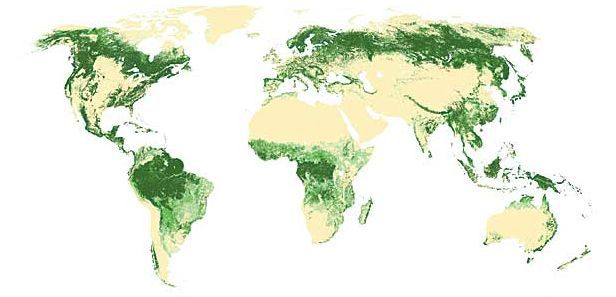
#> input picture server/maps/world/img.jpg, 616 x 297 px, found by its file name; its folder holds only this picture in this run
$ python mapGenerator.py
#> lines starting #> are read from the running program, lines starting #| are printed output that depends on the picture; after the words box and inside, x2 and y2 are one past the last pixel; in counts of white or black regions, pixels touching at a corner belong together
import cv2
import numpy as np
import os
import shutil
import json

# [13 lines left out: function clear_folder, not called in this run]

def edge_aware_erosion(image, iteration, erosion_value=0, max_neighbors=6):
    if iteration == 0:
        return image

    mask = (image > 0).astype(np.uint8)

    # Find pixels adjacent to zero pixels (edge pixels)
    zero_neighbors = cv2.dilate((image == 0).astype(np.uint8), np.ones((3, 3), np.uint8), iterations=1)
    edge_mask = np.logical_and(mask == 1, zero_neighbors == 1)

    # Count non-zero neighbors for each pixel (including self)
    kernel = np.ones((3, 3), dtype=np.uint8)
    neighbor_count = cv2.filter2D(mask, -1, kernel)
    neighbor_count -= mask  # subtract self count to get neighbors only

    # Select edge pixels with ≤ max_neighbors non-zero neighbors
    to_erode = np.logical_and(edge_mask, neighbor_count <= max_neighbors)

    eroded_image = image.copy()
    eroded_image[to_erode] = erosion_value

    return edge_aware_erosion(eroded_image, iteration - 1, erosion_value, max_neighbors)


def processImage(image_path, n, erosion_iterations=3):
    # Read image and convert to grayscale
#> called with image_path = 'maps/world/img.jpg', n = 200, erosion_iterations = 3
    img = cv2.imread(image_path)
#> img is the input picture: shape (297, 616, 3); mean B, G, R 222.2, 237.6, 232.2
    gray = cv2.cvtColor(img, cv2.COLOR_BGR2GRAY).astype(np.int32)

    # Invert grayscale (bright areas become dark and vice versa)
    gray = 255 - gray
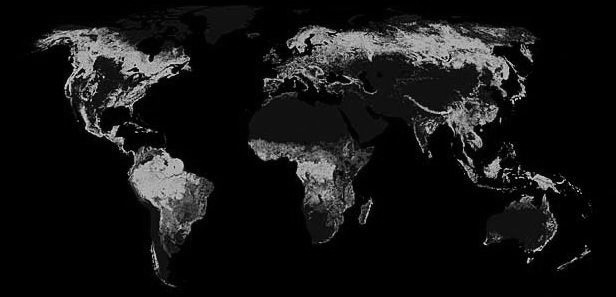
#> gray: shape (297, 616) int32; min 0, max 240, mean 20.7

    # Shift min non-zero value to 0 (keep 0 as background)
    non_zero = gray[gray > 0]
    if non_zero.size > 0:
        min_val = non_zero.min()
#> min_val = 1
        gray = np.where(gray > 0, gray - min_val, 0)
    gray = gray/np.max(gray)*255

    # Convert to uint8 for morphological operations
    gray = gray.astype(np.uint8)

    # Apply morphological erosion (corrosion)
    #kernel = np.ones((erosion_kernel_size, erosion_kernel_size), np.uint8)
    eroded = edge_aware_erosion(gray, erosion_iterations)
#> in edge_aware_erosion, `mask = (image > 0).astype(np.uint8)`:
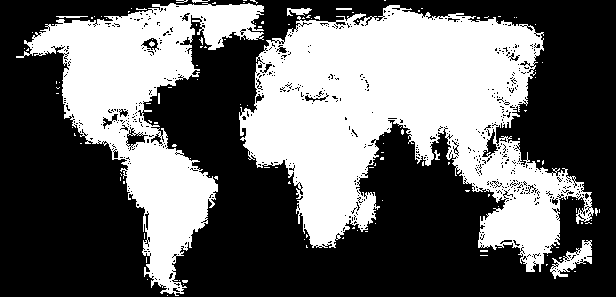
#> mask: shape (297, 616); values 0 (black) and 1 (white), 40.4% white; 130 white regions (119 under 20 px), largest, box (x1, y1, x2, y2) and area: (239, 5, 594, 272) 48189, (16, 3, 264, 296) 24296, (550, 240, 592, 279) 610
#> in edge_aware_erosion, `zero_neighbors = cv2.dilate((image == 0).astype(np.uint8), np.ones((3,..`: zero_neighbors: shape (297, 616); values 0 (black) and 1 (white), 67.4% white; 147 black regions (137 under 20 px), largest, box (x1, y1, x2, y2) and area: (240, 6, 572, 255) 38872, (31, 4, 263, 293) 19464, (357, 196, 375, 227) 296
#> in edge_aware_erosion, `edge_mask = np.logical_and(mask == 1, zero_neighbors == 1)`: edge_mask: shape (297, 616) bool; 7.8% white in thin lines or dots
#> in edge_aware_erosion, `to_erode = np.logical_and(edge_mask, neighbor_count <= max_neighbors)`: to_erode: shape (297, 616) bool; 5.6% white in thin lines or dots
#> in edge_aware_erosion, `eroded_image[to_erode] = erosion_value`: eroded_image: shape (297, 616); min 0, max 255, mean 21.2
#> in edge_aware_erosion (call 2), `mask = (image > 0).astype(np.uint8)`: mask: shape (297, 616); values 0 (black) and 1 (white), 34.8% white; 130 white regions (121 under 20 px), largest, box (x1, y1, x2, y2) and area: (240, 6, 580, 271) 41561, (28, 4, 263, 293) 20805, (356, 195, 375, 229) 359
#> in edge_aware_erosion (call 2), `zero_neighbors = cv2.dilate((image == 0).astype(np.uint8), np.ones((3,..`: zero_neighbors: shape (297, 616); values 0 (black) and 1 (white), 69.5% white; 45 black regions (36 under 20 px), largest, box (x1, y1, x2, y2) and area: (242, 11, 568, 254) 37051, (33, 5, 262, 287) 18124, (358, 196, 374, 226) 245
#> in edge_aware_erosion (call 2), `edge_mask = np.logical_and(mask == 1, zero_neighbors == 1)`: edge_mask: shape (297, 616) bool; 4.3% white in thin lines or dots
#> in edge_aware_erosion (call 2), `to_erode = np.logical_and(edge_mask, neighbor_count <= max_neighbors)`: to_erode: shape (297, 616) bool; 3.3% white in thin lines or dots
#> in edge_aware_erosion (call 2), `eroded_image[to_erode] = erosion_value`: eroded_image: shape (297, 616); min 0, max 255, mean 20.8
#> call 3 of edge_aware_erosion, with iteration = 1, erosion_value = 0, max_neighbors = 6
#> in edge_aware_erosion (call 3), `mask = (image > 0).astype(np.uint8)`: mask: shape (297, 616); values 0 (black) and 1 (white), 31.6% white; 48 white regions (39 under 20 px), largest, box (x1, y1, x2, y2) and area: (242, 11, 569, 254) 38219, (29, 5, 262, 288) 18801, (358, 196, 374, 226) 273
#> in edge_aware_erosion (call 3), `zero_neighbors = cv2.dilate((image == 0).astype(np.uint8), np.ones((3,..`: zero_neighbors: shape (297, 616); values 0 (black) and 1 (white), 71.7% white; 18 black regions (13 under 20 px), largest, box (x1, y1, x2, y2) and area: (243, 13, 561, 252) 34853, (34, 6, 256, 286) 16635, (359, 197, 373, 225) 181, (509, 150, 517, 158) 38, (581, 247, 589, 256) 33
#> in edge_aware_erosion (call 3), `edge_mask = np.logical_and(mask == 1, zero_neighbors == 1)`: edge_mask: shape (297, 616) bool; 3.3% white in thin lines or dots, all inside (x1, y1, x2, y2) = (29, 5, 590, 292)
#> in edge_aware_erosion (call 3), `eroded_image[to_erode] = erosion_value`:
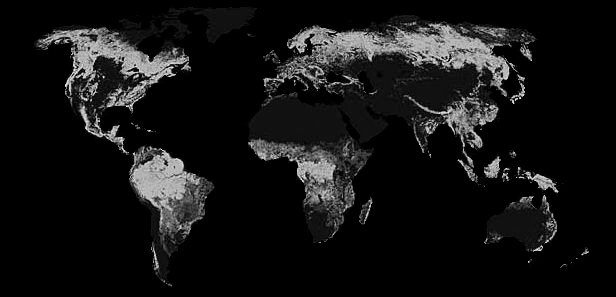
#> eroded_image: shape (297, 616); min 0, max 255, mean 20.3
    #eroded = cv2.erode(gray, kernel, iterations=erosion_iterations)

    # Resize after erosion (preserve outline shape better)
    aspect_ratio = img.shape[1] / img.shape[0]
#> aspect_ratio = 2.07
    new_width = int(aspect_ratio * n)
#> new_width = 414
    resized = cv2.resize(eroded, (new_width, n), interpolation=cv2.INTER_AREA)
    _, binary = cv2.threshold(resized, 1, 1, cv2.THRESH_BINARY)
#> binary: shape (200, 414); values 0 (black) and 1 (white), 30.5% white; 16 white regions (10 under 20 px), largest, box (x1, y1, x2, y2) and area: (166, 9, 379, 171) 16821, (22, 4, 173, 194) 8147, (241, 132, 251, 152) 112, (88, 82, 105, 90) 41, (342, 101, 348, 107) 30, (390, 166, 396, 173) 27

    resized = resized.astype(np.int32)
    resized[resized == 0] = -1

    return resized, binary, eroded


# [42 lines left out: function savejs, not called in this run]

def savejson(map, binary, output_file, min_size):
    # Label connected components
#> called with output_file = 'maps/world/continents.json', min_size = 20
    num_labels, labels = cv2.connectedComponents(binary.astype(np.uint8))
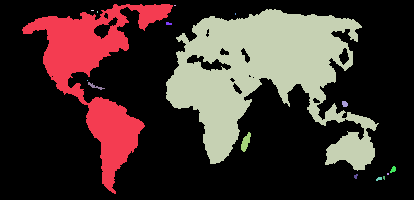
#> labels: shape (200, 414) int32; 17 distinct labels, from 0 to 16; one colour per label, 0 black
#> num_labels = 17
    print(f"Found {num_labels - 1} total components.")
#| Found 16 total components.

    cleaned_grayscale = np.zeros_like(map, dtype=np.uint8)
    continents = []

    continent_index = 1
    for i in range(1, num_labels):  # skip background label 0
        mask = (labels == i)
        pixel_count = np.sum(mask)

        if pixel_count < min_size:
            continue

        # Extract grayscale values for this continent
        component = np.where(mask, map, -1)
        cleaned_grayscale = np.where(mask, map, cleaned_grayscale)

        continents.append({
            "id": f"{continent_index}",
            "size": int(pixel_count),
            "kernel": component.tolist()  # Convert NumPy array to nested list
        })

        continent_index += 1
#> this loop made 16 passes
#> pixel_count on passes 1 to 12: 8147, 2, 16821, 3, 2, 2, 15, 1, 41, 30, 112, 27
#> pass 1, in savejson, `mask = (labels == i)`:
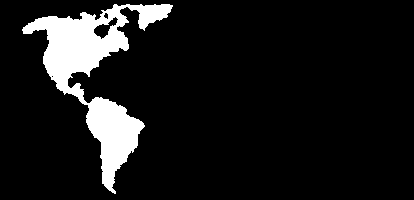
#> mask: shape (200, 414) bool; 9.8% white; 1 white region, box (x1, y1, x2, y2) and area: (22, 4, 173, 194) 8147
#> pass 1, in savejson, `cleaned_grayscale = np.where(mask, map, cleaned_grayscale)`:
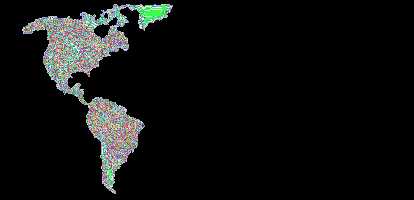
#> cleaned_grayscale: shape (200, 414) int32; 209 distinct labels, from 0 to 211; one colour per label, 0 black
#> after the loop:
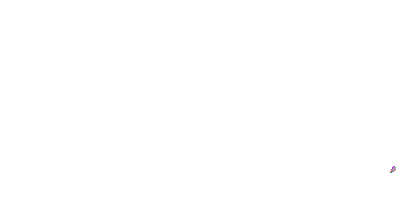
#> component: shape (200, 414) int32; 22 distinct labels, from -1 to 154; one colour per label, 0 black, -1 white
#> after the loop: mask: shape (200, 414) bool; 0.01% white in thin lines or dots, all inside (x1, y1, x2, y2) = (383, 176, 385, 180)
#> after the loop, continent_index = 7; continents = 6 items

    # Write all continents to one JSON file
    with open(output_file, 'w') as f:
        json.dump(continents, f, indent=2)

    print(f"Saved {continent_index - 1} continents to {output_file}")
#| Saved 6 continents to maps/world/continents.json
    return cleaned_grayscale

paths = {
    "maps/world/": 3,
    "maps/japan/": 5,
    "maps/northAmerica/": 5,
    "maps/indonesia/": 5,
    "maps/shikoku/": 5,
    "maps/tam_bold/": 5,
    "maps/dylan_bold/": 5
}
n = 200
min_continent_size = n/10

for path, eP in paths.items():
    map, binary, eroded = processImage(path+"img.jpg", n, eP)
    # map = savejs(map, binary, path+"continents.js", min_continent_size) //deleted
    map = savejson(map, binary, path+"continents.json", min_continent_size)
    cv2.imwrite(path+"img_p.jpg", map)
    cv2.imwrite(path+"img_b.jpg", binary*255)
    cv2.imwrite(path+"img_e.jpg", eroded)
#> pass 2 of the loop `for path, eP in paths.items():`:
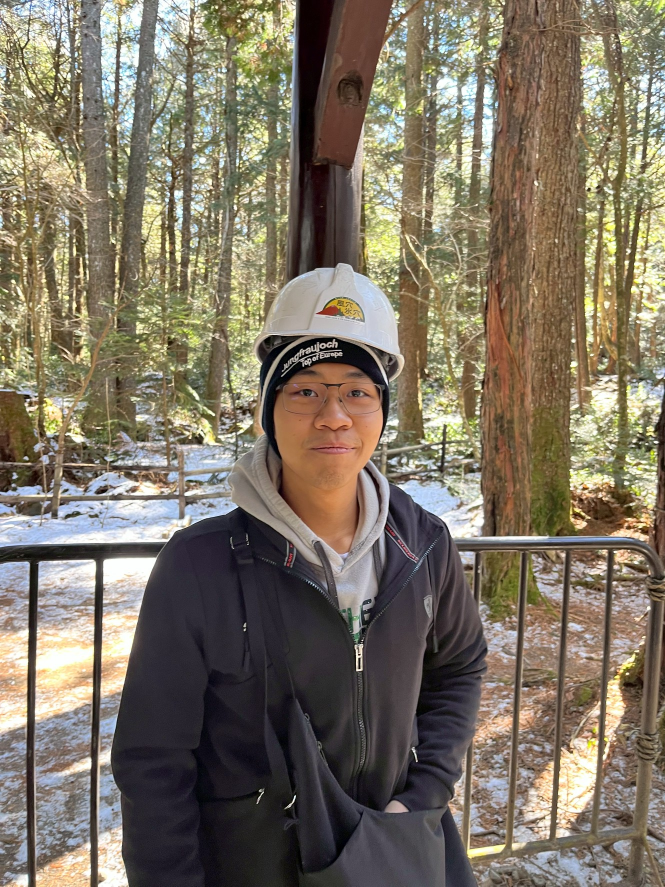
#> input picture server/maps/dylan_bold/img.jpg, 1330 x 1773 px, found by its file name (shown at 1/2 size)
#> in processImage, img is the input picture: shape (1773, 1330, 3); mean B, G, R 99.8, 115.9, 125.5
#> in processImage (call 2), `gray = 255 - gray`:
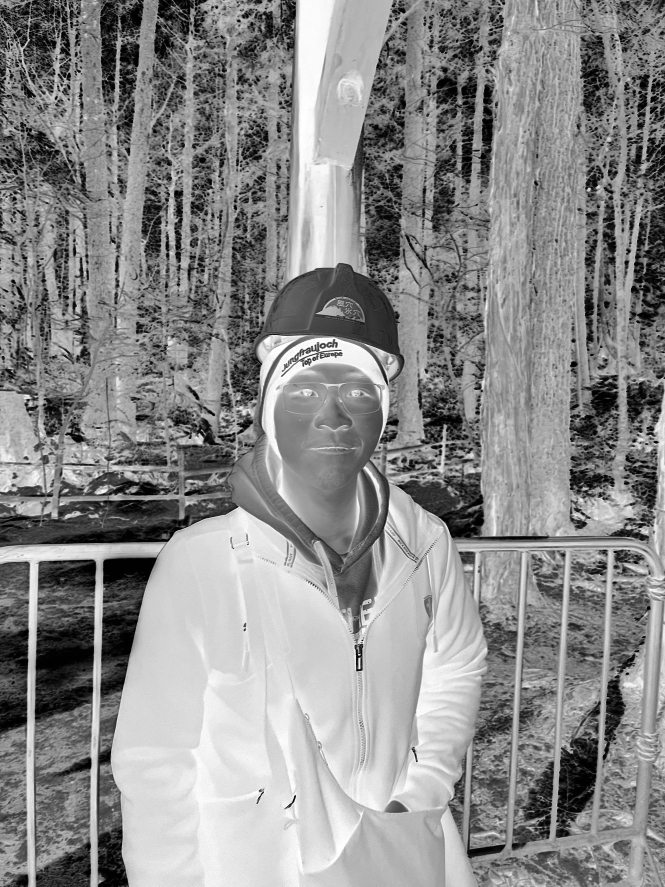
#> gray: shape (1773, 1330) int32 (shown at 1/2 size); min 0, max 255, mean 138.1
#> in edge_aware_erosion (call 5), `mask = (image > 0).astype(np.uint8)`:
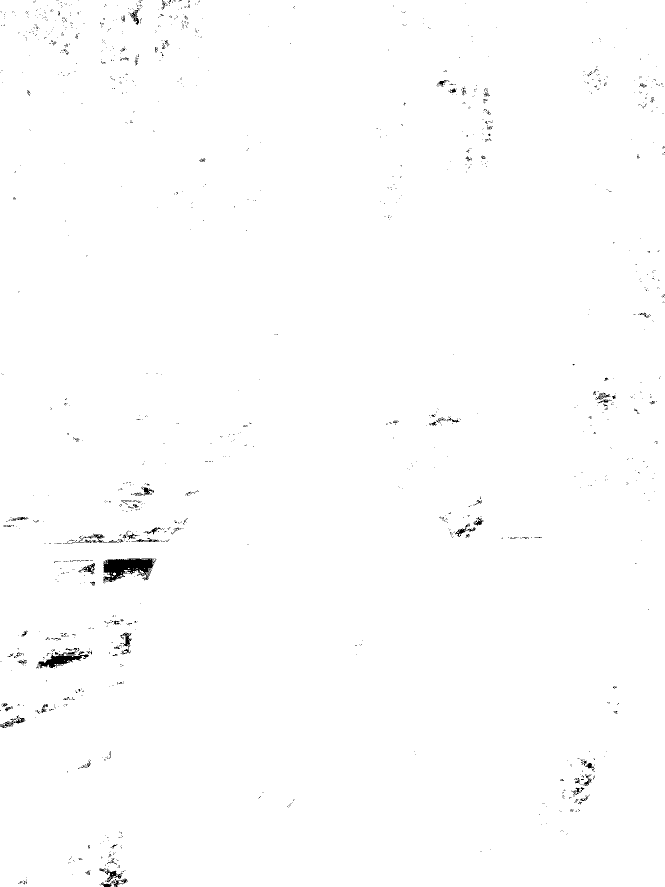
#> mask: shape (1773, 1330) (shown at 1/2 size); values 0 (black) and 1 (white), 99.4% white; 1503 black regions (1413 under 20 px), largest, box (x1, y1, x2, y2) and area: (207, 1117, 311, 1167) 3004, (76, 1303, 178, 1337) 1360, (240, 1265, 264, 1307) 310
#| Found 1 total components.
#> the loop in savejson (call 2), `for i in range(1, num_labels):` made 1 pass
#> pixel_count on pass 1: 29670
#| Saved 1 continents to maps/japan/continents.json
